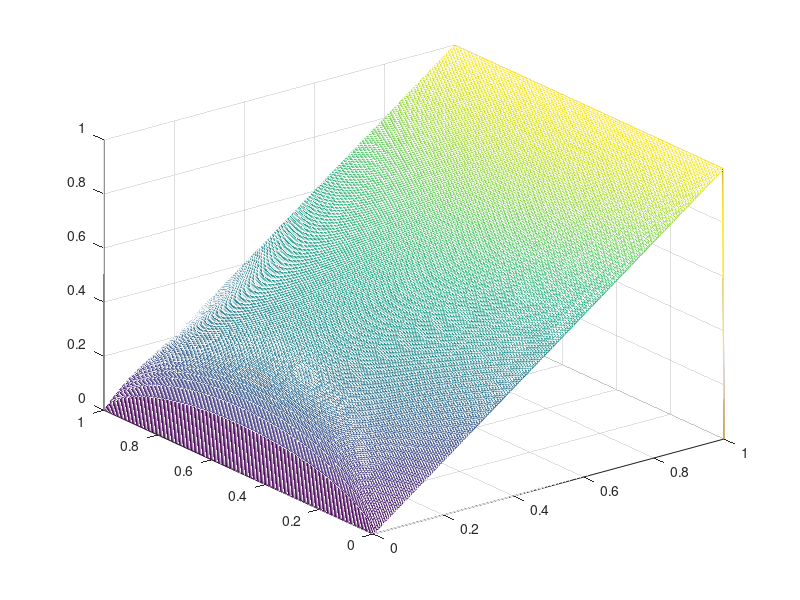

Here is the MATLAB script that generated this plot: (Note: this script raises an error after producing the figure.)
clc; clear;
uarr=[];
%
nx=5; 
narr=[];
%
nx=(nx-1)*2+1;

% nx=101;
% nx=401;
% nx=51;
nx=201;

ny=nx;
% x=linspace(-1,1,nx)'; y=x;
x=linspace(0,1,nx)'; y=x;
% x=x.^3;
% x=-cos(linspace(0,pi,nx))';y=x;

%d2udx2-1=0
g=zeros(nx*ny,1);
u=g-1;
J=sparse(nx*ny,nx*ny,0);
%
% f=x*0-1*x.^2+1;
% f=x*0-1*x+1;
f=u*0-1;
% f=cos(pi*x);
%

g=zeros(nx*ny,1);
% u=g-1;
J=sparse(nx*ny,nx*ny,0);

ii=zeros(4*nx*ny,1); jj=ii; vv=ii; iip=1;

for ix=1+1:length(x)-1
    for iy=1+1:length(y)-1
        dx1=x(ix)-x(ix-1); dx2=x(ix+1)-x(ix); dy1=y(iy)-y(iy-1); dy2=y(iy+1)-x(iy);
ip=iy+(ix-1)*ny;
ipxp=iy+(ix-1+1)*ny;
ipxm=iy+(ix-1-1)*ny;
ipyp=iy+(ix-1)*ny+1;
ipym=iy+(ix-1)*ny-1;

g(ip)=g(ip)+-2/dx1/dx2*u(ip)+2/dx2/(dx1+dx2)*u(ipxp)+2/dx1/(dx1+dx2)*u(ipxm);
g(ip)=g(ip)+-2/dy1/dy2*u(ip)+2/dy2/(dy1+dy2)*u(ipyp)+2/dy1/(dy1+dy2)*u(ipym);

%polar
g(ip)=g(ip)+(u(ipxp)-u(ipxm))/(x(ix+1)-x(ix-1))/x(ix);

ii(iip)=ip; jj(iip)=ipxp; vv(iip)=1/(x(ix+1)-x(ix-1))/x(ix); iip=iip+1;
ii(iip)=ip; jj(iip)=ipxm; vv(iip)=-1/(x(ix+1)-x(ix-1))/x(ix); iip=iip+1;

% g(ip)=g(ip)+-f(ip)*cos(pi/2*x(ix))*cos(pi/2*y(iy));
% g(ip)=g(ip)+-f(ip);
% g(ip)=g(ip)+-u(ip)*pi*pi/4;

% J(ip,ip)=J(ip,ip)+-2/dx1/dx2-2/dy1/dy2;
% % J(ip,ip)=J(ip,ip)+-1*pi*pi/4;
% J(ip,ipxp)=J(ip,ipxp)+2/dx2/(dx1+dx2);
% J(ip,ipxm)=J(ip,ipxm)+2/dx1/(dx1+dx2);
% J(ip,ipyp)=J(ip,ipyp)+2/dy2/(dy1+dy2);
% J(ip,ipym)=J(ip,ipym)+2/dy1/(dy1+dy2);


ii(iip)=ip; jj(iip)=ip; vv(iip)=-2/dx1/dx2-2/dy1/dy2; iip=iip+1;
ii(iip)=ip; jj(iip)=ipxp; vv(iip)=+2/dx2/(dx1+dx2); iip=iip+1;
ii(iip)=ip; jj(iip)=ipxm; vv(iip)=+2/dx1/(dx1+dx2); iip=iip+1;
ii(iip)=ip; jj(iip)=ipyp; vv(iip)=+2/dy2/(dy1+dy2); iip=iip+1;
ii(iip)=ip; jj(iip)=ipym; vv(iip)=+2/dy1/(dy1+dy2); iip=iip+1;


    end
end



%corners
ix=1; iy=1; ip=iy+(ix-1)*ny; g(ip)=u(ip); 
% J(ip,ip)=1;
ii(iip)=ip; jj(iip)=ip; vv(iip)=1; iip=iip+1;

ix=1; iy=ny; ip=iy+(ix-1)*ny; g(ip)=u(ip);
% J(ip,ip)=1;
ii(iip)=ip; jj(iip)=ip; vv(iip)=1; iip=iip+1;

ix=nx; iy=1; ip=iy+(ix-1)*ny; g(ip)=u(ip); 
% J(ip,ip)=1;
ii(iip)=ip; jj(iip)=ip; vv(iip)=1; iip=iip+1;

ix=nx; iy=ny; ip=iy+(ix-1)*ny; g(ip)=u(ip);
% J(ip,ip)=1;
ii(iip)=ip; jj(iip)=ip; vv(iip)=1; iip=iip+1;


%bords
    for iy=1+1:length(y)-1
        ix=1; ip=iy+(ix-1)*ny; g(ip)=u(ip); 
%         J(ip,ip)=1;
ii(iip)=ip; jj(iip)=ip; vv(iip)=1; iip=iip+1;

%         ix=nx; ip=iy+(ix-1)*ny; g(ip)=u(ip); 
        ix=nx; ip=iy+(ix-1)*ny; g(ip)=u(ip)-1; 
%         J(ip,ip)=1;
ii(iip)=ip; jj(iip)=ip; vv(iip)=1; iip=iip+1;

    end
    for ix=1+1:length(x)-1
%         iy=1; ip=iy+(ix-1)*ny; g(ip)=u(ip); 
        iy=1; ip=iy+(ix-1)*ny; g(ip)=u(ip)-x(ix); 
%         J(ip,ip)=1;
ii(iip)=ip; jj(iip)=ip; vv(iip)=1; iip=iip+1;

%         iy=ny; ip=iy+(ix-1)*ny; g(ip)=u(ip);
        iy=ny; ip=iy+(ix-1)*ny; g(ip)=u(ip)-x(ix);
%         J(ip,ip)=1;
ii(iip)=ip; jj(iip)=ip; vv(iip)=1; iip=iip+1;

    end

    J=J+sparse([ii(1:iip-1);nx*ny],[jj(1:iip-1);nx*ny],[vv(1:iip-1);0]);


%
tic;
u=u-J\g;
toc;
norm(g)
%
%
uPhys=reshape(u,[ny,nx]);
mesh(x,y,uPhys);
save("dat"+num2str(nx),'x','uPhys','nx');
%%
clf; aa=[];
%

a=load ('dat51');  plot(a.x,a.uPhys((a.nx+1)/2,:)','-o');  aa=[aa;a.uPhys((a.nx+1)/2,1:2:end)];
hold on;
%
a=load ('dat101'); plot(a.x,a.uPhys((a.nx+1)/2,:)','-+'); aa=[aa;a.uPhys((a.nx+1)/2,1:4:end)]; 
a=load ('dat201'); plot(a.x,a.uPhys((a.nx+1)/2,:)','-x'); aa=[aa;a.uPhys((a.nx+1)/2,1:8:end)];
a=load ('dat401'); plot(a.x,a.uPhys((a.nx+1)/2,:)','-hex'); aa=[aa;a.uPhys((a.nx+1)/2,1:16:end)];
%%
ratio=(aa(1,2:end-1)-aa(2,2:end-1))./(aa(2,2:end-1)-aa(3,2:end-1));
plot(ratio)
%%
ix=(length(x)+1)/2; iy=(length(y)+1)/2; ip=iy+(ix-1)*ny; 
% uarr=[uarr;u(ip)]
% narr=[narr;nx];
% nx=(nx-1)*2+1;
% anal=-1/pi/pi*2
%
% clf; 
B=zeros(nx,ny); B(2:end-1,2:end-1)=1; B=reshape(B,[nx*ny,1]); B=sparse(1:length(B),1:length(B),B);
% [ev,evs]=eig(full(J)); evs=diag(evs); 
[ev,evs]=eigs((J),B,20,2); evs=diag(evs);
save('evsFD','evs')
% plot(evs,'x');

uarr=[uarr;real(evs(1:5)')]
narr=[narr;nx];
%%
save('evsFD',"uarr","narr");

%%
% i=1; 
u=real(ev(:,i));
uPhys=reshape(u,[ny,nx]);
mesh(x,y,uPhys);
i=i+1;
%%
d=diff(uarr)
d(1)/d(2)
%%
clf;
loglog(narr,abs(uarr-2/pi/pi),'x-'); hold on;
loglog(narr,narr.^(-2),'-')
